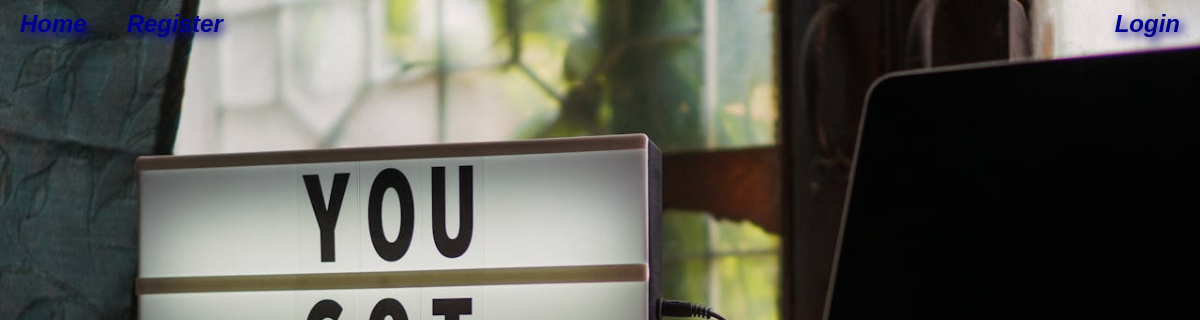
Before: / with the older database file.
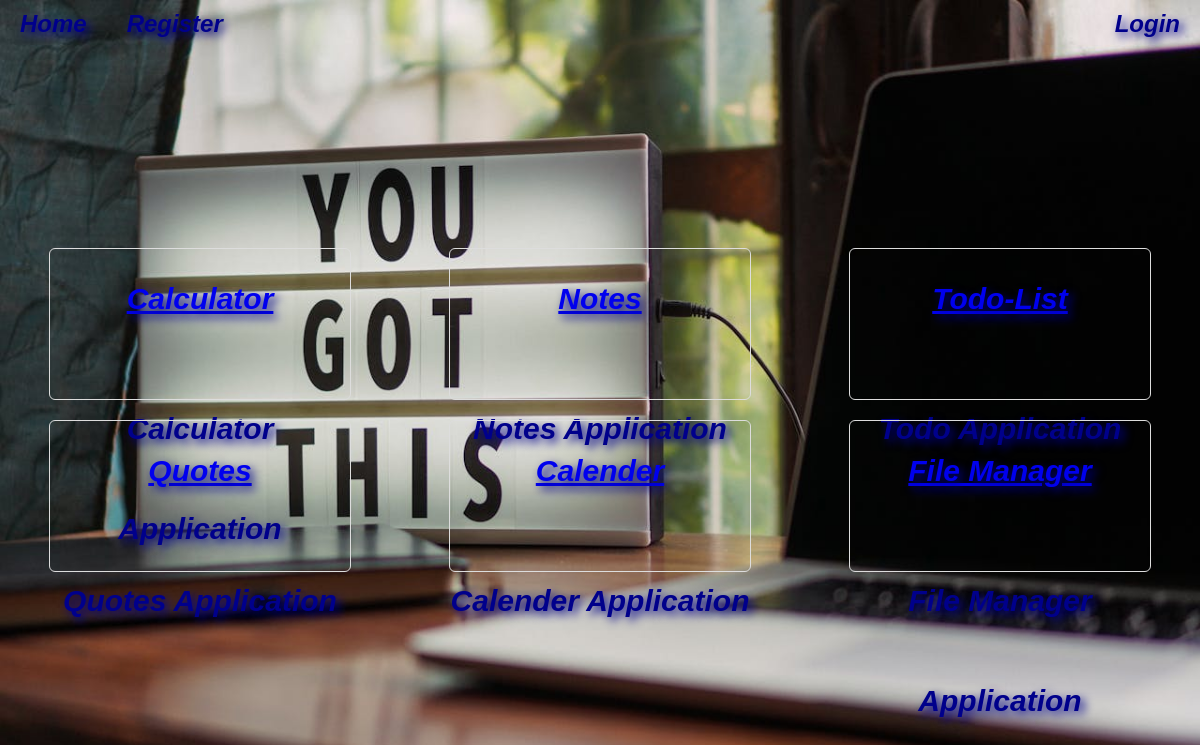
After: the same page with the newer database file.
### home/models.py (models this page shows)
class Application(models.Model):
    name = models.CharField(max_length=100)
    url = models.CharField(max_length=100, default='')
    description = models.CharField(max_length=500)

### home/views.py (the view)
# urls.py: path('', views.index, name= "index")
def index(request):
    applications = Application.objects.all()
    return render(request, 'index.html', {'apps': applications})

### templates/index.html (shortened to what this page needs)
{% extends 'background.html' %}
{% block content %}
<div class="container">
    {% for app in apps %}
    {% if user.is_authenticated %}
    <div class="panel">
        <a href="{{app.url}}">{{app.name}}</a>
        <p>{{app.description}}</p>
    </div>
    {% else %}
    <div class="panel">
        <a href="{% url 'login' %}">{{app.name}}</a>
        <p>{{app.description}}</p>
    </div>
    {% endif %}
    {% endfor %}
</div>
{% endblock %}

### templates/background.html (shortened to what this page needs)
{% load static %}
<!DOCTYPE html>
<html lang="en">
<head>
    <link rel="stylesheet" href="{% static 'style.css' %}">
</head>
<body>
    <div class="navbar">
        <a href="/">Home</a>
        <a href="{% url 'register' %}">Register</a>
        <div style="margin-left:auto; display:flex; align-items:center;">
            {% if user.is_authenticated %}
            <span class="user_greet" style="margin-right:15px;">Hi, {{ user.first_name }}</span>
            <a href="{% url 'logout' %}">Logout</a>
            {% else %}
            <a href="{% url 'login' %}">Login</a>
            {% endif %}
        </div>
    </div>
    {% block content %}
    {% endblock %}
</body>
</html>

### static/style.css (style rules this page uses)
body { display: flex; justify-content: center; align-items: center; height: 100vh; margin: 0; background-color: #f0f0f0; font-family: Arial, sans-serif; }
.navbar { display: flex; justify-content: space-between; background-color: rgba(0, 0, 0, 0); padding: 10px; align-items: center; position: fixed; top: 0; width: 100%; }
.navbar a { margin: 0 20px; text-decoration: none; font-size: 24px; font-family: Arial, Helvetica, sans-serif; font-weight: bolder; font-style: italic; color: darkblue; text-shadow: 4px 4px 10px darkblue; }
.container { display: flex; flex-wrap: wrap; justify-content: space-around; margin-top: 20px; }
.panel { width: 30%; max-width: 300px; height: 150px; background-color: rgba(0, 0, 0, 0); border: 1px solid #ddd; border-radius: 6px; text-align: center; align-items: center; line-height: 100px; margin: 10px; cursor: pointer; font-family: Arial, Helvetica, sans-serif; font-weight: bolder; font-style: italic; color: darkblue; text-shadow: 4px 4px 10px darkblue; font-size: 30px; transition: background-color 0.3s, border-color 0.3s; }

Changed rows visible on the page:
added Application: name "Calculator", description "Calculator Application"
added Application: name "Notes", description "Notes Application"
added Application: name "Todo-List", description "Todo Application"
added Application: name "Quotes", description "Quotes Application"
added Application: name "Calender", description "Calender Application"
added Application: name "File Manager", description "File Manager Application"
